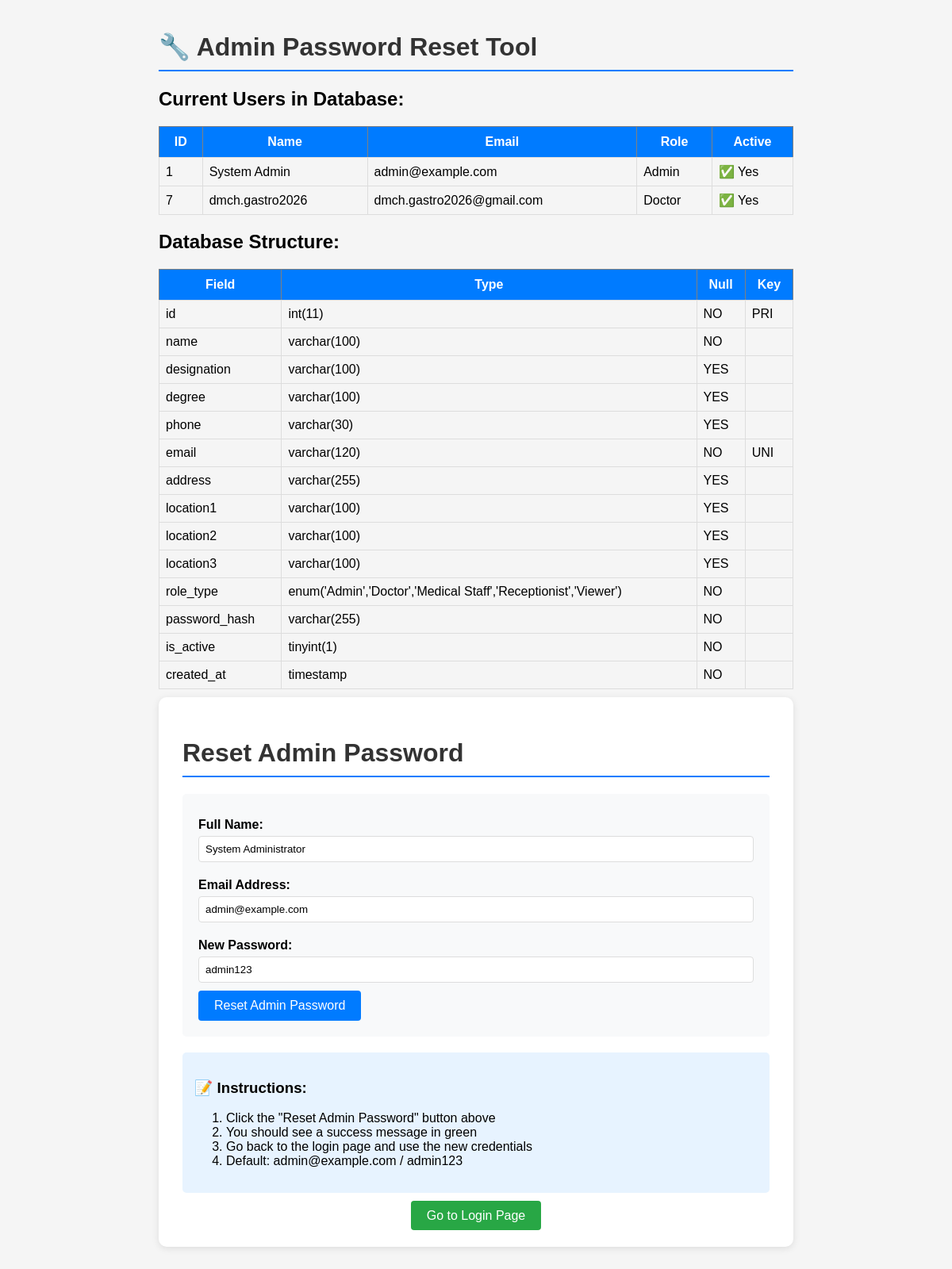
Page /reset-admin-password.php on the committed database.
### tables this page shows
CREATE TABLE `users` (
  `id` int(11) NOT NULL,
  `name` varchar(100) NOT NULL,
  `designation` varchar(100) DEFAULT NULL,
  `degree` varchar(100) DEFAULT NULL,
  `phone` varchar(30) DEFAULT NULL,
  `email` varchar(120) NOT NULL,
  `address` varchar(255) DEFAULT NULL,
  `location1` varchar(100) DEFAULT NULL,
  `location2` varchar(100) DEFAULT NULL,
  `location3` varchar(100) DEFAULT NULL,
  `role_type` enum('Admin','Doctor','Medical Staff','Receptionist','Viewer') NOT NULL DEFAULT 'Doctor',
  `password_hash` varchar(255) NOT NULL,
  `is_active` tinyint(1) NOT NULL DEFAULT 1,
  `created_at` timestamp NOT NULL DEFAULT current_timestamp()
);

### public/reset-admin-password.php (the view, shortened to what this page needs)
<?php
echo "<h1>🔧 Admin Password Reset Tool</h1>";
require_once __DIR__ . '/../src/includes/db.php';
try {
    echo "<h2>Current Users in Database:</h2>";
    $stmt = $pdo->query("SELECT id, name, email, role_type, is_active FROM users");
    $users = $stmt->fetchAll();
    if (count($users) > 0) {
        echo "<table border='1' cellpadding='8' style='border-collapse: collapse;'>";
        echo "<tr><th>ID</th><th>Name</th><th>Email</th><th>Role</th><th>Active</th></tr>";
        foreach ($users as $user) {
            echo "<tr>";
            echo "<td>" . $user['id'] . "</td>";
            echo "<td>" . htmlspecialchars($user['name']) . "</td>";
            echo "<td>" . htmlspecialchars($user['email']) . "</td>";
            echo "<td>" . $user['role_type'] . "</td>";
            echo "<td>" . ($user['is_active'] ? '✅ Yes' : '❌ No') . "</td>";
            echo "</tr>";
        }
        echo "</table>";
    } else {
        echo "<p style='color:orange;'>No users found in database!</p>";
    }
} catch (Exception $e) {
    echo "<p style='color:red;'>Error: " . $e->getMessage() . "</p>";
}
try {
    echo "<h2>Database Structure:</h2>";
    $stmt = $pdo->query("DESCRIBE users");
    $columns = $stmt->fetchAll();
    echo "<table border='1' cellpadding='5'>";
    echo "<tr><th>Field</th><th>Type</th><th>Null</th><th>Key</th></tr>";
    foreach ($columns as $col) {
        echo "<tr>";
        echo "<td>" . $col['Field'] . "</td>";
        echo "<td>" . $col['Type'] . "</td>";
        echo "<td>" . $col['Null'] . "</td>";
        echo "<td>" . $col['Key'] . "</td>";
        echo "</tr>";
    }
    echo "</table>";
} catch (Exception $e) {
}
?>
<div class="container">
    <h1>Reset Admin Password</h1>
    <form method="post">
        <label for="name">Full Name:</label>
        <input type="text" name="name" id="name" value="System Administrator" required>
        <label for="email">Email Address:</label>
        <input type="email" name="email" id="email" value="admin@example.com" required>
        <label for="password">New Password:</label>
        <input type="text" name="password" id="password" value="admin123" required>
        <input type="submit" value="Reset Admin Password">
    </form>
    <div style="margin-top: 20px; padding: 15px; background: #e7f3ff; border-radius: 5px;">
        <h3>📝 Instructions:</h3>
        <ol>
            <li>Click the "Reset Admin Password" button above</li>
            <li>You should see a success message in green</li>
            <li>Go back to the login page and use the new credentials</li>
            <li>Default: admin@example.com / admin123</li>
        </ol>
    </div>
    <div style="margin-top: 20px; text-align: center;">
        <a href="?r=login" style="background: #28a745; color: white; padding: 10px 20px; text-decoration: none; border-radius: 4px;">Go to Login Page</a>
    </div>
</div>

### public/reset-admin-password.php (style rules this page uses)
.container { background: white; padding: 30px; border-radius: 10px; box-shadow: 0 2px 10px rgba(0,0,0,0.1); }
h1 { color: #333; border-bottom: 2px solid #007bff; padding-bottom: 10px; }
form { background: #f8f9fa; padding: 20px; border-radius: 5px; margin: 20px 0; }
label { display: block; margin: 10px 0 5px; font-weight: bold; }
input[type="text"], input[type="email"], input[type="password"] { width: 100%; padding: 8px; margin-bottom: 10px; border: 1px solid #ddd; border-radius: 4px; box-sizing: border-box; }
input[type="submit"] { background: #007bff; color: white; padding: 10px 20px; border: none; border-radius: 4px; cursor: pointer; font-size: 16px; }
table { width: 100%; border-collapse: collapse; margin: 10px 0; }
th { background: #007bff; color: white; padding: 10px; }
td { padding: 8px; border: 1px solid #ddd; }

### rows in the picture
users: id "1", name "System Admin", email "admin@example.com", role_type "Admin", is_active "✅ Yes"
users: id "7", name "dmch.gastro2026", email "dmch.gastro2026@gmail.com", role_type "Doctor", is_active "✅ Yes"

### other values in the picture
$col['Field'] "id"
$col['Type'] "int(11)"
$col['Null'] "NO"
$col['Key'] "PRI"
$col['Field'] "name"
$col['Type'] "varchar(100)"
$col['Field'] "designation"
$col['Null'] "YES"
$col['Field'] "degree"
$col['Field'] "phone"
$col['Type'] "varchar(30)"
$col['Field'] "email"
$col['Type'] "varchar(120)"
$col['Key'] "UNI"
$col['Field'] "address"
